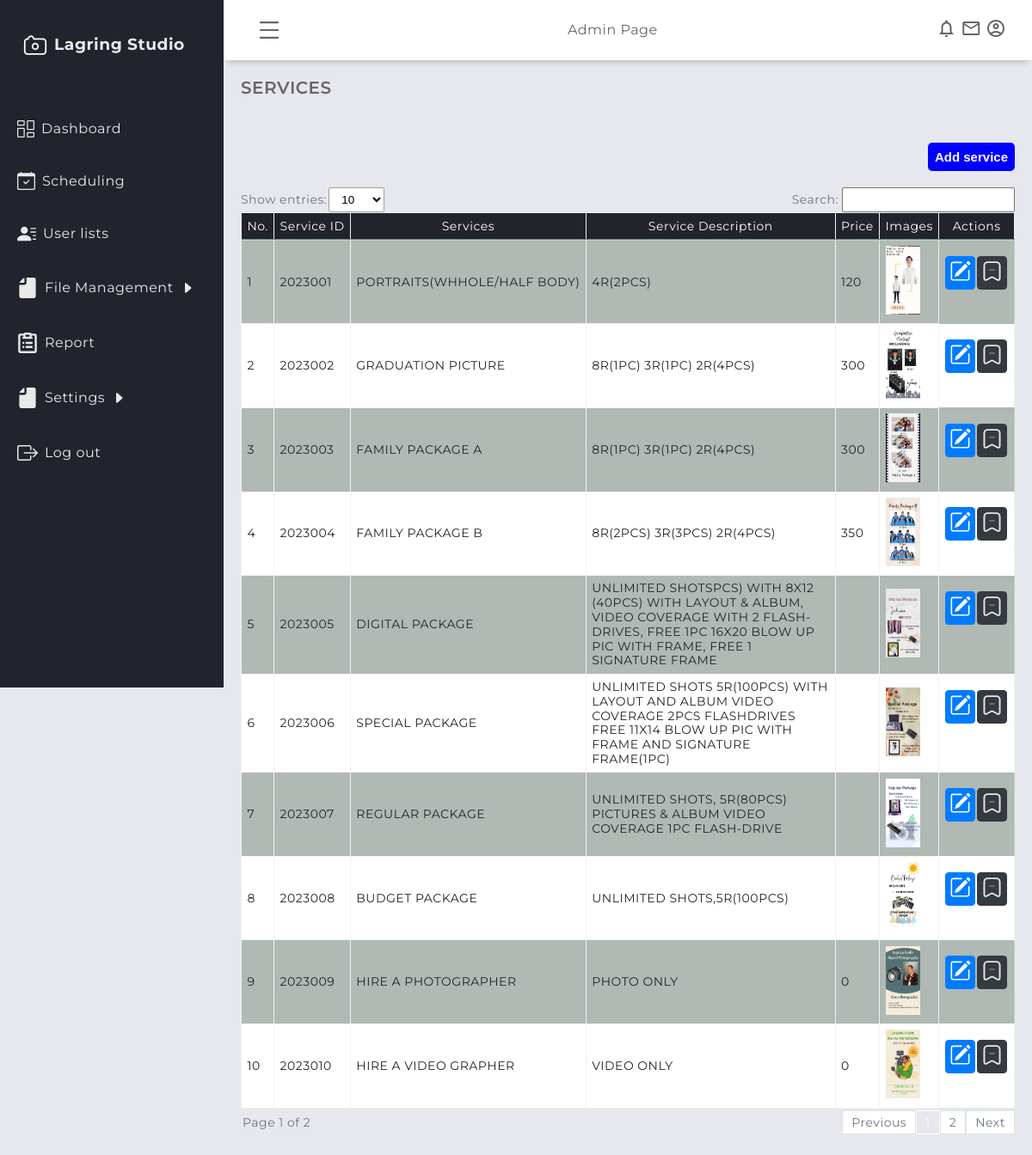
The app's page /admin/services.php (signed in) with its own data.
### tables this page shows
CREATE TABLE IF NOT EXISTS `services` (
  `service_id` int NOT NULL AUTO_INCREMENT,
  `service_name` varchar(250) NOT NULL,
  `service_image` varchar(255) NOT NULL,
  `service_description` varchar(500) NOT NULL,
  `service_type` varchar(200) NOT NULL,
  `service_price` int DEFAULT NULL,
  `service_date_added` datetime NOT NULL DEFAULT CURRENT_TIMESTAMP,
  `archived_flag` int NOT NULL DEFAULT '1',
  PRIMARY KEY (`service_id`)
);

### admin/services.php (the view, shortened to what this page needs)
<?php
   include('session.php');
?>
<!DOCTYPE html>
<html lang="en">
    <head>
        <link rel="stylesheet" href="../assets/global/css/design.css" />
        <link rel="stylesheet" href="../assets/global/css/table.css" />
        <link rel="stylesheet" href="../assets/global/css/global.css" />
        <link rel="stylesheet" href="../assets/admin/css/dashboardcontainer.css" />
        <link rel="stylesheet" href="../assets/admin/css/services.css" />
    </head>
    <body>
        <?php require "header/header.php"?>
        <?php require "navigation/sidebar.php"?>
        <main class="main-container">
            <div class="main-title">
                <p class="font-weight-bold">SERVICES</p>
            </div>
            <div class="add">
                    <button class="modal-trigger" data-modal-id="add_service">Add service</button>
                </div>
                <br>
        <div class= "showAndSearch  text-secondary align-items-center mb-1">
                        <div class= "align-items-center">
                            <label >Show entries:</label>
                            <select id="entriesPerPage">
                                <option value="10">10</option>
                            </select>
                        </div>
                        <div class= "align-items-center">
                            <label for="searchInput" class="pr-1" >Search:</label>
                            <div style="position: relative;">
                                <input type="text" id="searchInput" >
                            </div>
                        </div>
                        <div id="table1" class="table-group-container active">
                            <table id="table1" class="table table-striped table-bordered w-100">
                                <thead>
                                    <tr>
                                        <th>No.</th>
                                        <th>Service ID</th>
                                        <th>Services</th>
                                        <th>Service Description</th>
                                        <th>Price</th>
                                        <th>Images</th>
                                        <th>Actions</th>
                                    </tr>
                                </thead>
                                <tbody>
                        <?php
                                    $i = 1;
                                    $sql = mysqli_query($connection, "SELECT * FROM services") or die(mysqli_error($connection));
                                    if (mysqli_num_rows($sql) > 0) {
                                    while ($row = mysqli_fetch_array($sql)) {
                                        $service_id = $row['service_id'];
                                        $service_name = $row['service_name'];
                                        $service_description = $row['service_description'];
                                        $image = $row ['service_image'];
                                        $service_price = $row['service_price'];
                                    ?>
                                    <tr>
                                        <td><p><?php echo $i++ ?></p></td>
                                        <td><p><?php echo strtoupper($service_id);?></p></td>
                                        <td><p><?php echo strtoupper($service_name);?></p></td>
                                        <td class= "service_description_td"><p><?php echo strtoupper($service_description);?></p></td>
                                        <td><p><?php echo $service_price; ?></p></td>
                                        <td><p><?php echo "<img class='img-fluid' src='/Lagring-Studio-Scheduling-System/assets/global/services_images/" . $image . "'style='width:40px; height:80px'' alt='Service Image'>";?></p></td>
                                        <td class="justify-space-evenly" style=" text-align: center; margin-top: 10px; border: none;">
                                            <a
                                                href="#"
                                                title="Edit"
                                                class="modal-trigger justify-content-center p-0 m-0"
                                                data-modal-id="<?php echo 'edit_service'.$service_id; ?>">
                                                <button class="p-1 m-0 btn btn-primary">
                                                </button>
                                            </a>
                                            <a
                                                href="#"
                                                rel="tooltip"
                                                title="archive"
                                                class="modal-trigger p-0 m-0"
                                                data-modal-id="<?php echo 'archive_announcements'; ?>">
                                                    <button class="p-1 m-1 btn btn-dark">
                                                    </button>
                                            </a>
                                        </td>
                                    </tr>
                                    <?php
                                    }}
                                    else {echo '<tr><td colspan="6" style="text-align: center;">No records found.</td></tr>';}
                                ?>
                                </tbody>
                            </table>
                        </div>
                        <div class="pagination-container">
                            <div id="pagination-label"></div>
                            <div id="pagination" class="pagination"></div>
                        </div>
                    </div>
            </main>
    </body>
</html>

### assets/global/css/design.css (style rules this page uses)
:root { --blue1: rgba(36, 175, 242); --blue2: rgba(7, 164, 241); --blue3: rgba(23, 147, 217); --blue4: rgba(4, 127, 204); --blue5: rgba(30,144,255); --light_blue: rgba(63, 194, 250); --dim_blue: rgba(137, 192, 223); --dark_blue: rgba(30, 70, 139); --gray: rgba(208, 216, 227); --dark_gray: rgba(141, 164, 196); --dirty_white: rgba(244, 244, 244); --red: rgba(254, 0, 0); --maroon: rgba(154, 0, 0); }
* { margin: 0; padding: 0; box-sizing: border-box; }
body { font-family: "Montserrat", sans-serif; letter-spacing: 0.5px; line-height: 1.2; scrollbar-color: smooth; background-color: #e6e8ed; color: #666666; }
.font-weight-bold { font-weight: 600; }

### assets/global/css/table.css (style rules this page uses)
.table { width: 100%; margin-bottom: 2px; color: #212529; border-collapse: collapse; white-space: nowrap; }
.table th, .table td { padding: 0.4rem; align-items: center; border-top: 1px solid #cafaca77; }
.service_description_td { width: 100%; margin-bottom: 2px; color: #212529; border-collapse: collapse; white-space: normal; }
.table thead th { vertical-align: bottom; border-bottom: 2px solid #cafaca77; background-color: #21232d; color: white; font-weight: normal; text-align: center; }
#table1 tbody tr:nth-child(odd) { background-color: #73847377; }
#table1 tbody tr:nth-child(even) { background-color: #ffffff; }
.table-bordered { border: 1px solid #cafaca77; }
.table-bordered th, .table-bordered td { border: 1px solid hsl(0, 0%, 95%); }
.table-bordered thead th, .table-bordered thead td { border-bottom-width: 2px; }
.table-striped tbody tr { background-color: rgba(0, 0, 0, 0.1); }
#entriesPerPage { background-color: white; border: 1px solid rgb(158, 158, 158); border-radius: 2px; padding: 5px 10px; align-items: center; margin-left: 2px; outline: none; }
#searchInput { padding: 5px 10px; outline: none; }
.showAndSearch { display: flex; justify-content: space-between; flex-wrap: wrap; font-size: 14px; margin-bottom: 10px; }
.pagination-container { display: flex; justify-content: space-between; align-items: center; font-size: 14px; width: 100%; }
#pagination-label { color: #6c757d; padding-left: 2px; }
.pagination { display: flex; align-items: center; }
.table-group-container { display: none; overflow-x: auto; }
.table-group-container.active { display: block; width: 100%; }

### assets/global/css/global.css (style rules this page uses)
.m-1 { margin: 0.25rem; }
.mb-1 { margin-bottom: 0.25rem; }
.m-0 { margin: 0 !important; }
.p-0 { padding: 0 !important; }
.p-1 { padding: 0.25rem !important; }
.pr-1 { padding-right: 0.25rem; }
.text-secondary { color: #6c757d !important; }
.btn { display: inline-block; padding: 0.5em 1em; margin: 2px 2px 2px 2px; border: 1px solid #ccc; border-radius: 4px; background-color: #f5f5f5; color: #333; font-size: 16px; text-align: center; text-decoration: none; cursor: pointer; transition: background-color 0.3s ease; }
.btn-primary { background-color: #007bff; color: #fff; border-color: #007bff; }
.btn-dark { background-color: #343a40; color: #fff; border-color: #343a40; }
.modal-trigger { background: linear-gradient( 135deg, var(--color-primary-variant), var(--color-primary) ); font-size: 15px; color: var(--color-bg-1); margin-top: 2rem; display: inline-block; padding: 0.6rem 1.6rem; font-weight: 600; border-radius: 0.3rem; cursor: pointer; }
* { margin: 0; padding: 0; box-sizing: border-box; }
.w-100 { width: 100% !important; }
.justify-content-center { display: flex; justify-content: center !important; }
.justify-space-evenly { display: flex; justify-content: space-evenly; }
.align-items-center { display: flex; align-items: center; }

### assets/admin/css/dashboardcontainer.css (style rules this page uses)
.main-container { margin-top: 70px; margin-left: 260px; padding: 1.25rem; min-height: calc(100vh - 70px); transition: all 0.5s; -webkit-transition: all 0.5s; z-index: 8; }
.main-title { margin: 0 0 1.25rem 0; }
.main-title p { font-size: 1.25rem; }

### assets/admin/css/services.css (style rules this page uses)
.add { display: flex; justify-content: end; }
.add button { padding: 0.5rem; border:none; outline:none; cursor: pointer; background-color: blue; color: #fff; border-radius: 5px; }

### records on screen
services: service_id "2023001", service_name "PORTRAITS(WHHOLE/HALF BODY)", service_description "4R(2PCS)", service_price "120", service_image (picture)
services: service_id "2023002", service_name "GRADUATION PICTURE", service_description "8R(1PC) 3R(1PC) 2R(4PCS)", service_price "300", service_image (picture)
services: service_id "2023003", service_name "FAMILY PACKAGE A", service_description "8R(1PC) 3R(1PC) 2R(4PCS)", service_price "300", service_image (picture)
services: service_id "2023004", service_name "FAMILY PACKAGE B", service_description "8R(2PCS) 3R(3PCS) 2R(4PCS)", service_price "350", service_image (picture)
services: service_id "2023005", service_name "DIGITAL PACKAGE", service_description "UNLIMITED SHOTSPCS) WITH 8X12 (40PCS) WITH LAYOUT & ALBUM, VIDEO COVERAGE WITH 2 FLASH-DRIVES, FREE 1PC 16X20 BLOW UP PIC WITH FRAME, FREE 1 SIGNATURE FRAME", service_image (picture)
services: service_id "2023006", service_name "SPECIAL PACKAGE", service_description "UNLIMITED SHOTS 5R(100PCS) WITH LAYOUT AND ALBUM VIDEO COVERAGE 2PCS FLASHDRIVES FREE 11X14 BLOW UP PIC WITH FRAME AND SIGNATURE FRAME(1PC)", service_image (picture)
services: service_id "2023007", service_name "REGULAR PACKAGE", service_description "UNLIMITED SHOTS, 5R(80PCS) PICTURES & ALBUM VIDEO COVERAGE 1PC FLASH-DRIVE", service_image (picture)
services: service_id "2023008", service_name "BUDGET PACKAGE", service_description "UNLIMITED SHOTS,5R(100PCS)", service_image (picture)
services: service_id "2023009", service_name "HIRE A PHOTOGRAPHER", service_description "PHOTO ONLY", service_price "0", service_image (picture)
services: service_id "2023010", service_name "HIRE A VIDEO GRAPHER", service_description "VIDEO ONLY", service_price "0", service_image (picture)
